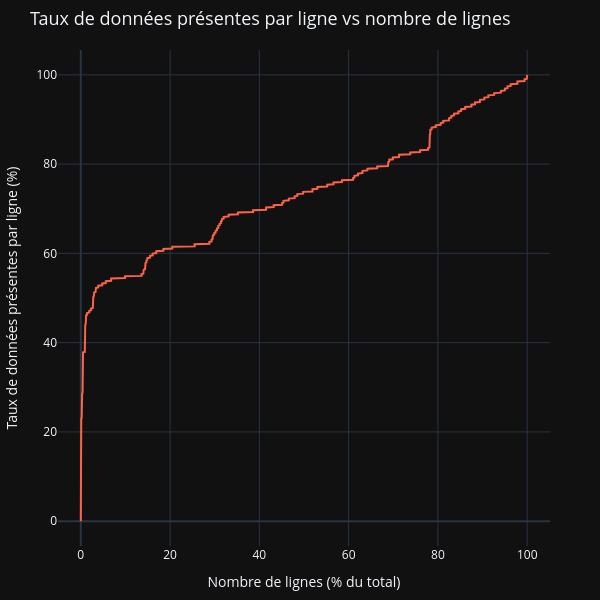

The code cell stored with this chart in its notebook:
### Markdown cell above
#### Vision par ligne

### Code cell
stats_row_NaNs = pd.DataFrame(
    df.isna().sum(axis=1).sort_values(ascending=False),
    columns=['nb_values']
)
stats_row_NaNs["Taux de données manquantes par ligne (%)"] = (stats_row_NaNs["nb_values"] / nb_cols * 100).round(1)
stats_row_NaNs["Taux de données présentes par ligne (%)"] = 100 - stats_row_NaNs["Taux de données manquantes par ligne (%)"]

summarised_stats_complete_rows = pd.DataFrame(
    [completeness_rate for completeness_rate in np.linspace(0, 100, 1000)],
    columns=['Taux de données présentes par ligne (%)']
)

summarised_stats_complete_rows["Nombre de lignes (% du total)"] = (
    summarised_stats_complete_rows['Taux de données présentes par ligne (%)'].apply(
        lambda x: round(
            stats_row_NaNs[stats_row_NaNs["Taux de données présentes par ligne (%)"] <= x].shape[0] / nb_rows * 100,
            1
        )
    )
)

fig = px.line(
    summarised_stats_complete_rows,
    y = "Taux de données présentes par ligne (%)",
    x = 'Nombre de lignes (% du total)',
    title = "Taux de données présentes par ligne vs nombre de lignes",
    color_discrete_sequence=[DEFAULT_PLOT_COLOR],
)
fig.update_traces(marker=dict(size=10))
fig.update_layout(
    yaxis_scaleanchor="x",
    yaxis_scaleratio=1,
    width=600, height=600
)
fig.show()

### Figure 1 — Plotly figure (JSON) as saved in the notebook; plotly's stock layout.template omitted (floating-point values rounded to 4 significant figures; data arrays with more than 128 entries replaced by an {"elided": "..."} marker saying what was removed)
{"data": [{"hovertemplate": "Nombre de lignes (% du total)=%{x}<br>Taux de données présentes par ligne (%)=%{y}<extra></extra>", "legendgroup": "", "line": {"color": "tomato", "dash": "solid"}, "marker": {"symbol": "circle", "size": 10}, "mode": "lines", "name": "", "orientation": "v", "showlegend": false, "x": {"elided": "1000 float values"}, "xaxis": "x", "y": {"elided": "1000 float values"}, "yaxis": "y", "type": "scatter"}], "layout": {"xaxis": {"anchor": "y", "domain": [0.0, 1.0], "title": {"text": "Nombre de lignes (% du total)"}}, "yaxis": {"anchor": "x", "domain": [0.0, 1.0], "title": {"text": "Taux de données présentes par ligne (%)"}, "scaleanchor": "x", "scaleratio": 1}, "legend": {"tracegroupgap": 0}, "title": {"text": "Taux de données présentes par ligne vs nombre de lignes"}, "width": 600, "height": 600}}
